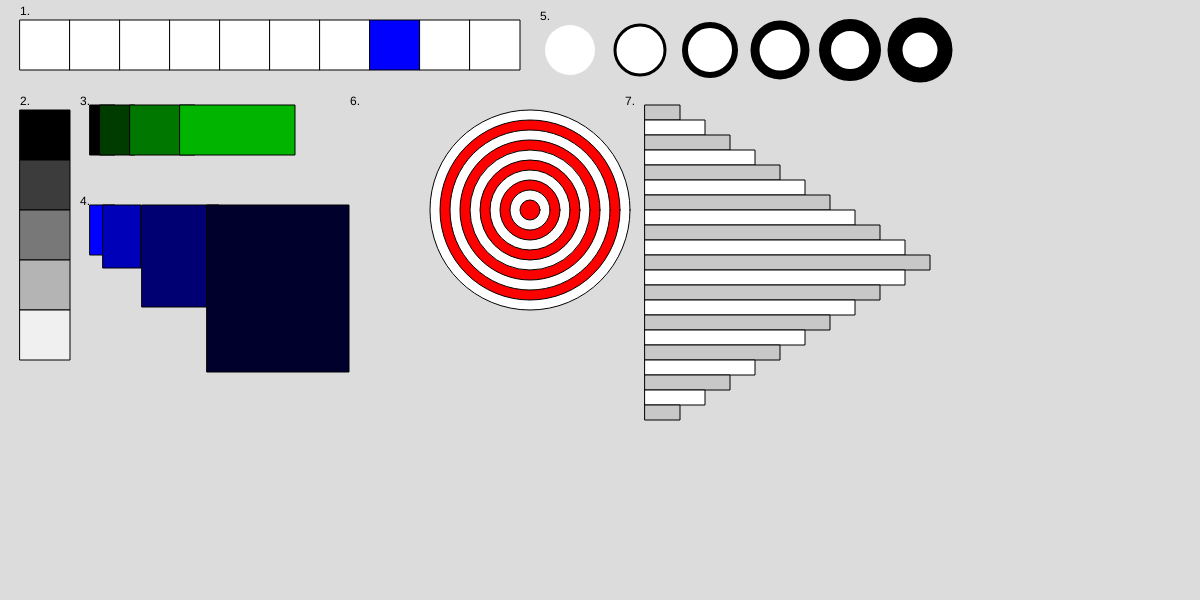
Frame 1 (no input)
Frame 60 (no input): identical to frame 1, image omitted
Frame 120 (the mouse pressed at the canvas centre since frame 60): identical to frame 1, image omitted

The p5.js sketch that drew this single still picture (run headless with seeded random() and noise() and a simulated clock; from frame 60 on, the mouse is pressed at the canvas centre):

// p5.js sketch
// ── sketch.js
function setup() {
  createCanvas(1200, 600);
}

function draw() {
  background(220);
  strokeWeight(1)
  fill(0);
  text("1.", 20, 15)
  text("2.", 20, 105)
  text("3.", 80, 105)
  text("4.", 80, 205)
  text("5.", 540, 20)
  text("6.", 350, 105)
  text("7.", 625, 105)
  for (let i = 0; i < 10; i++) {
    if (i == 7) {
      fill("blue")
    }
    else {
      fill(255);
    }

    rect(20 + (i * 50), 20, 50, 50);
  }
  for (let i = 0; i < 5; i++) {
    fill(i * 60)
    rect(20, 110 + (i * 50), 50, 50);
  }
  for (let i = 0; i < 4; i++) {
    let W = i * 10
    fill(0, 0 + (i * 60), 0)
    rect(90 + (i * W), 105, 25 + (i * W), 50);
  }
  for (let i = 0; i < 4; i++) {
    fill(0, 0, 255 - (i * 70))
    let WH = i * 13
    rect(90 + (i * WH), 205, 25 + (i * WH), 50 + (i * WH))
  }
  for (let i = 0; i < 6; i++) {
    strokeWeight(i * 3);
    fill(255);
    circle(570 + (i * 70), 50, 50);
  }
  for (let i = 0; i < 10; i++) {
    strokeWeight(1);

    if (i % 2 == 1

    ) {
      fill("red")
    }
    else {
      fill("white")
    }

    circle(530, 210, 200 - (i * 20));

  }
  for (let i = 0; i < 21; i++) {
   let size = 0
    if (i % 2 == 0) {
      fill(200);
    }
    else{
      fill(255)
    }
   if (i >= 10){
     size = 50;
   }
    rect(645, 105 + (i * 15), 35 + (i*25) - ((i - 10) * size), 15)
  }
}
